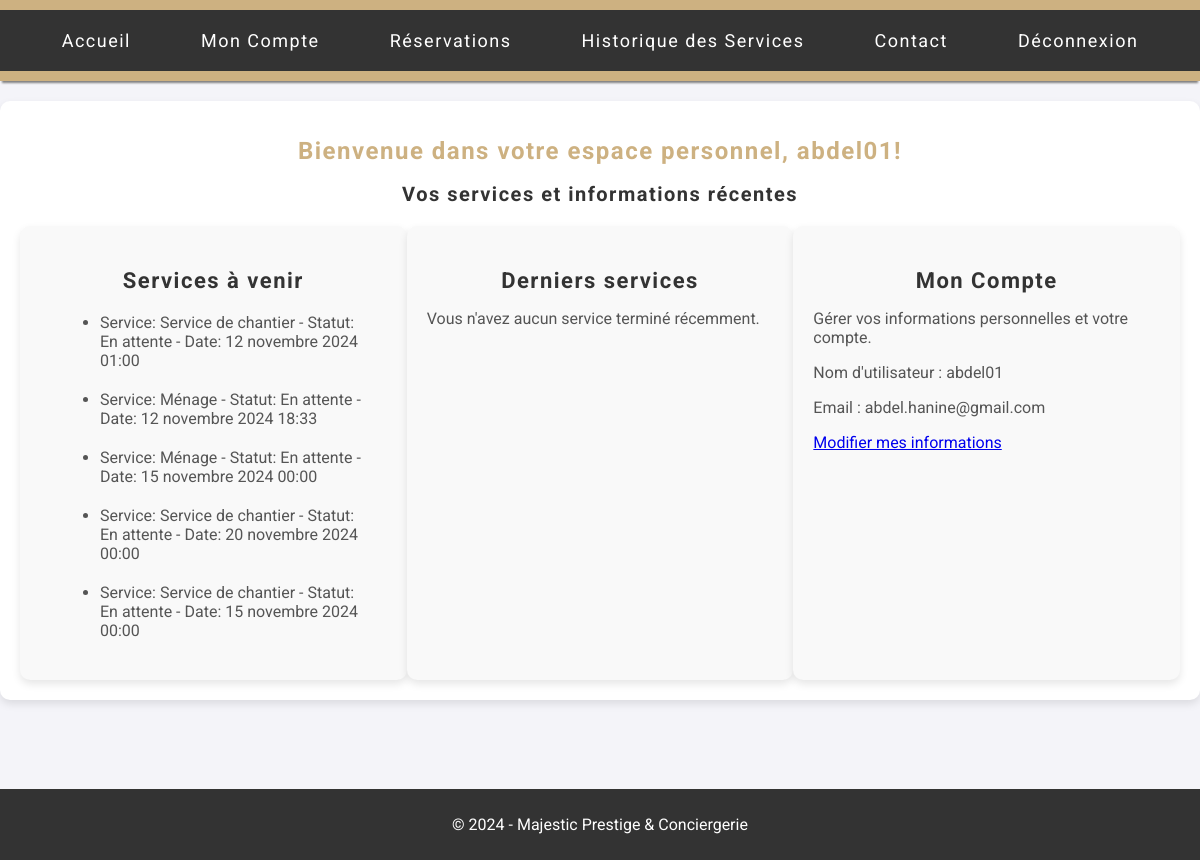
The page /dashboard/ (signed in) on the database as committed earlier.
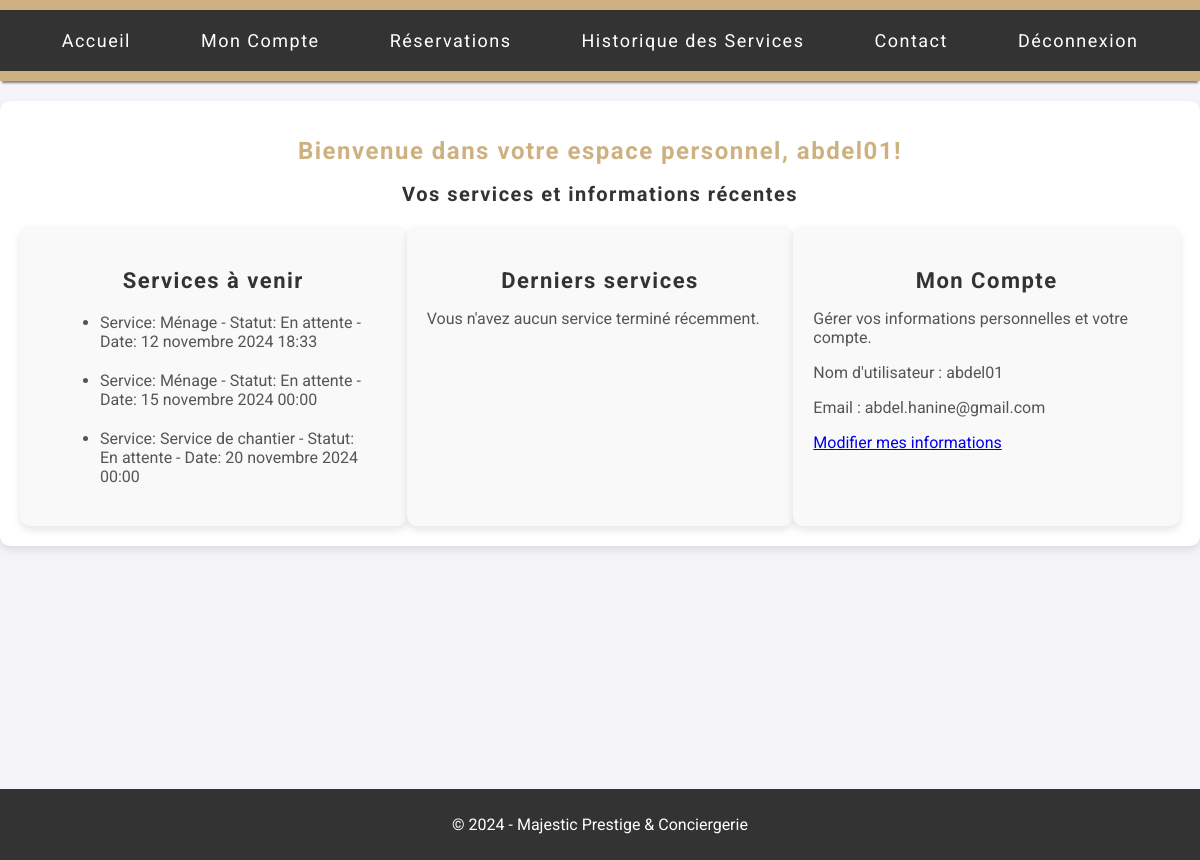
The same page on the database as committed later.
### services/backend/models.py (models this page shows, shortened)
class BaseModel(models.Model):
    created_at = models.DateTimeField(auto_now_add=True)
    id = models.AutoField(primary_key=True)
    class Meta:
        abstract = True  # Indique que cette classe ne doit pas créer de table dans la base

class Reservation(BaseModel):
    STATUS_CHOICES = [
        ('En attente', 'En attente'),
        ('Confirmée', 'Confirmée'),
        ('Annulée', 'Annulée'),
        ('Terminée', 'Terminée'),
    ]
    client = models.ForeignKey(Client, on_delete=models.CASCADE)
    client_address = models.CharField(max_length=100)
    service = models.ForeignKey(Service, on_delete=models.CASCADE)
    service_description = models.TextField()
    datetime_start = models.DateTimeField()
    datetime_end = models.DateTimeField()
    reservation_status = models.CharField(
        max_length=25,
        choices=STATUS_CHOICES,
        default='En attente'
    )
    def __str__(self):
        username = self.client.user.username if self.client.user else "Client sans compte"
        return f'Reservation for {username} on {self.datetime_start}'

class Service(BaseModel):
    client = models.ForeignKey(Client, on_delete=models.CASCADE, default=1)
    service_name = models.CharField(max_length=50)
    service_description = models.TextField()
    date_service = models.DateTimeField(default=timezone.now)
    price = models.FloatField()
    image_path = models.CharField(max_length=255, blank=True, null=True)
    subservice1_name = models.CharField(max_length=50, blank=True, null=True)
    subservice1_description = models.TextField(blank=True, null=True)
    subservice2_name = models.CharField(max_length=50, blank=True, null=True)
    subservice2_description = models.TextField(blank=True, null=True)

### services/backend/views.py (the view)
# urls.py: path('dashboard/', views.dashboard, name='dashboard'),
@login_required
def dashboard(request):
    try:
        client_instance = Client.objects.get(user=request.user)
    except Client.DoesNotExist:
        client_instance = None  # Gérer le cas où le client n'existe pas
    services_a_venir = []
    derniers_services = []
    if client_instance:
        services_a_venir = Reservation.objects.filter(
            client=client_instance,
            reservation_status='En attente'  # Assurez-vous que cela correspond exactement à ce qui est stocké
        )
        print(f"Services à venir pour {client_instance.user.username}: {services_a_venir}")
        derniers_services = Reservation.objects.filter(
            client=client_instance,
            reservation_status='Terminée'  # Assurez-vous que cela correspond également
        )
        print(f"Derniers services pour {client_instance.user.username}: {derniers_services}")
    user_services = Service.objects.filter(client=client_instance)
    context = {
        'user': request.user,
        'services_a_venir': services_a_venir,
        'derniers_services': derniers_services,
        'user_services': user_services,
    }
    return render(request, 'dashboard.html', context)

### services/frontend/templates/dashboard.html (shortened to what this page needs)
{% load static %}
<!DOCTYPE html>
<html lang="fr">
<head>
    <link rel="stylesheet" href="{% static 'css/espace.css' %}">
</head>
<body>
    <header>
        <nav>
            <ul>
                <li><a href="{% url 'accueil' %}">Accueil</a></li>
                <li><a href="{% url 'mon_compte' %}">Mon Compte</a></li>
                <li><a href="{% url 'dash_reservation' %}">Réservations</a></li>
                <li><a href="{% url 'historique_service' %}">Historique des Services</a></li>
                <li><a href="{% url 'contact' %}">Contact</a></li>
                <li><a href="{% url 'logout_user' %}">Déconnexion</a></li>
            </ul>
        </nav>
    </header>
    <main>
        <h1>Bienvenue dans votre espace personnel, {{ user.username }}!</h1>
        <h2>Vos services et informations récentes</h2>
        <div class="dashboard-info">
            <div>
                <h3>Services à venir</h3>
                {% if services_a_venir %}
                    <ul>
                        {% for reservation in services_a_venir %}
            <li>
                Service: {{ reservation.service.service_name }} - Statut: {{ reservation.reservation_status }} - Date: {{ reservation.datetime_start }}
            </li>
        {% endfor %}
                    </ul>
                {% else %}
                    <p>Vous n'avez aucun service à venir.</p>
                {% endif %}
            </div>
            <div>
                <h3>Derniers services</h3>
                {% if derniers_services %}
                    <ul>
                        {% for reservation in derniers_services %}
                        <li>
                            Service: {{ reservation.service.service_name }} - Statut: {{ reservation.reservation_status }} - Date: {{ reservation.datetime_start }}
                        </li>
                    {% endfor %}
                    </ul>
                {% else %}
                    <p>Vous n'avez aucun service terminé récemment.</p>
                {% endif %}
            </div>
            <div>
                <h3>Mon Compte</h3>
                <p>Gérer vos informations personnelles et votre compte.</p>
                <p>Nom d'utilisateur : {{ user.username }}</p>
                <p>Email : {{ user.email }}</p>
                <a href="{% url 'mon_compte' %}">Modifier mes informations</a>
            </div>
        </div>
    </main>
    <footer>
        <p>&copy; 2024 - Majestic Prestige & Conciergerie</p>
    </footer>
</body>
</html>

Rows that differ between the two databases and show on the page:
removed Reservation: service.service_name "Service de chantier", reservation_status "En attente", datetime_start "12 novembre 2024 01:00"
removed Reservation: service.service_name "Service de chantier", reservation_status "En attente", datetime_start "15 novembre 2024 00:00"
